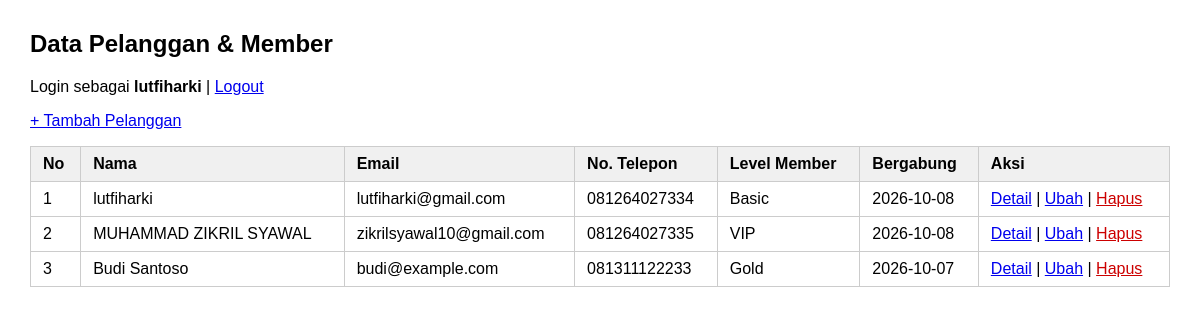
The app's page /index.php (signed in) with its own data.
### tables this page shows
CREATE TABLE `pelanggan` (
  `id` int NOT NULL,
  `nama` varchar(100) NOT NULL,
  `email` varchar(100) NOT NULL,
  `password` varchar(255) NOT NULL,
  `no_telepon` varchar(20) DEFAULT NULL,
  `alamat` text,
  `level_member` enum('Basic','Gold','VIP') NOT NULL DEFAULT 'Basic',
  `tanggal_bergabung` date NOT NULL DEFAULT (curdate()),
  `created_at` timestamp NULL DEFAULT CURRENT_TIMESTAMP,
  `updated_at` timestamp NULL DEFAULT CURRENT_TIMESTAMP ON UPDATE CURRENT_TIMESTAMP
);

### config/database.php (called while the page is built)
<?php
function getConnection(): PDO {
    $host = 'localhost';
    $db   = 'venue_olahraga';
    $user = 'root';
    $pass = '';
    $pdo = new PDO("mysql:host=$host;dbname=$db;charset=utf8mb4", $user, $pass, [
        PDO::ATTR_ERRMODE            => PDO::ERRMODE_EXCEPTION,
        PDO::ATTR_DEFAULT_FETCH_MODE => PDO::FETCH_ASSOC,
    ]);
    return $pdo;
}

### models/pelanggan.php (called while the page is built, shortened)
<?php
require_once __DIR__ . '/../config/database.php';
class Pelanggan {
    private PDO $db;
    public function __construct() {
        $this->db = getConnection();
    }
    public function semua(): array {
        return $this->db->query('SELECT * FROM pelanggan ORDER BY id DESC')->fetchAll();
    }
}

### index.php (the view, shortened to what this page needs)
<?php
require 'models/Pelanggan.php';
$model = new Pelanggan();
$daftar = $model->semua();
?>
<!DOCTYPE html>
<html lang="id">
<head>
</head>
<body>
    <h2>Data Pelanggan & Member</h2>
        <p>Login sebagai <b><?= htmlspecialchars($_SESSION['nama']) ?></b> | <a href="logout.php">Logout</a></p>
    <p><a href="tambah.php">+ Tambah Pelanggan</a></p>
    <table>
        <tr>
            <th>No</th><th>Nama</th><th>Email</th>
            <th>No. Telepon</th><th>Level Member</th><th>Bergabung</th><th>Aksi</th>
        </tr>
        <?php foreach ($daftar as $i => $p): ?>
        <tr>
            <td><?= $i + 1 ?></td>
            <td><?= htmlspecialchars($p['nama']) ?></td>
            <td><?= htmlspecialchars($p['email']) ?></td>
            <td><?= htmlspecialchars($p['no_telepon']) ?></td>
            <td><?= htmlspecialchars($p['level_member']) ?></td>
            <td><?= $p['tanggal_bergabung'] ?></td>
            <td>
                                <a href="detail.php?id=<?= $p['id'] ?>">Detail</a> |
                <a href="ubah.php?id=<?= $p['id'] ?>">Ubah</a> |
                <form method="post" action="hapus.php"
                      onsubmit="return confirm('Hapus pelanggan ini?')">
                    <button type="submit" class="hapus">Hapus</button>
                </form>
            </td>
        </tr>
        <?php endforeach; ?>
    </table>
</body>
</html>

### index.php (style rules this page uses)
body { font-family: Arial, sans-serif; margin: 30px; }
table { border-collapse: collapse; width: 100%; }
th, td { border: 1px solid #ccc; padding: 8px 12px; text-align: left; }
th { background: #f0f0f0; }
form { display: inline; }
.hapus { background: none; border: none; color: #c00; cursor: pointer; font-size: 1em; padding: 0; text-decoration: underline; }

### records on screen
pelanggan: nama "lutfiharki", email "lutfiharki@gmail.com", no_telepon "081264027334", level_member "Basic", tanggal_bergabung "2026-10-08"
pelanggan: nama "MUHAMMAD ZIKRIL SYAWAL", email "zikrilsyawal10@gmail.com", no_telepon "081264027335", level_member "VIP", tanggal_bergabung "2026-10-08"
pelanggan: nama "Budi Santoso", email "budi@example.com", no_telepon "081311122233", level_member "Gold", tanggal_bergabung "2026-10-07"

### other values on screen
$_SESSION['nama'] "lutfiharki"
